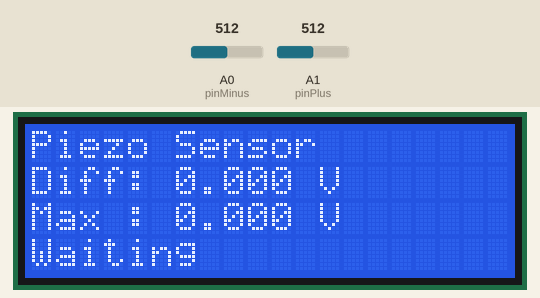
The sketch below on a simulated Arduino Zero (SAMD21). On the bench: 20×4 character LCD. Inputs (shaded band) come from the test bench; at power-on: A0 (pinMinus) = 512, A1 (pinPlus) = 512 (analog values on the 0–1023 scale). What the sketch prints to the serial monitor is not drawn.

Above: at 2.3 s.
2.4 s: A0 (pinMinus) set to 563
At 3.7 s:
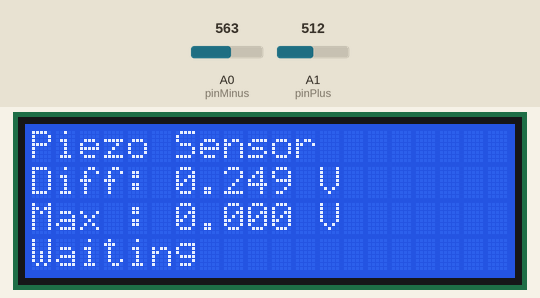
4.0 s: A0 (pinMinus) set to 590
At 4.6 s:
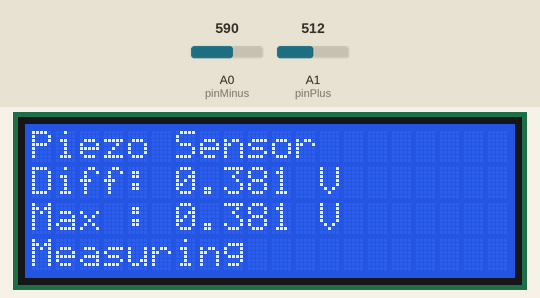
5.7 s: A0 (pinMinus) set to 541
At 6.7 s:
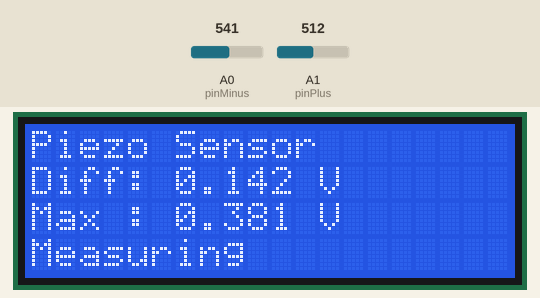
7.2 s: A0 (pinMinus) set to 524
At 8.4 s:
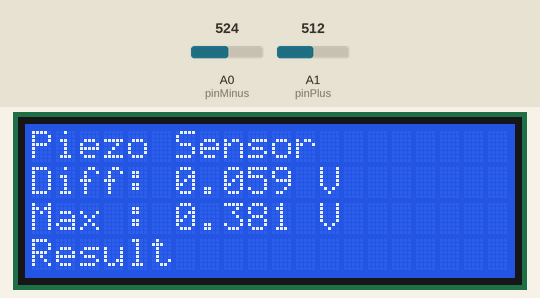
9.1 s: A1 (pinPlus) set to 574
At 9.6 s:
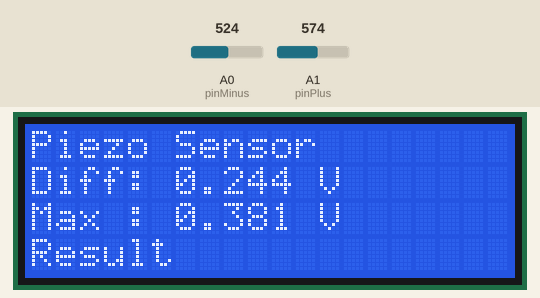
10.6 s: A1 (pinPlus) set to 603
At 11.4 s:
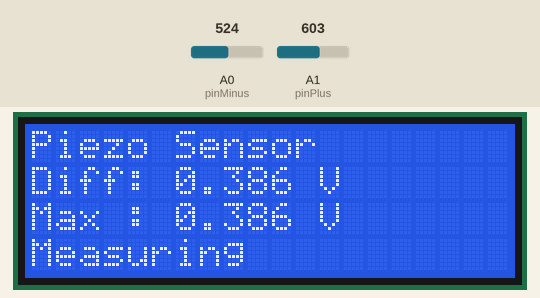
Timing chart, 0 to 13.3 s (numbered marks = the images above; inputs shaded):
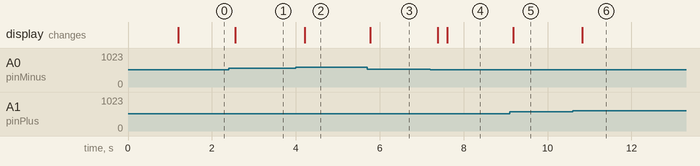

Measured:
- the behaviour switches between 573 and 574 on A0 (pinMinus) (found by bisection; images 1 and 2)
- the behaviour switches between 533 and 532 on A0 (pinMinus) (found by bisection; images 3 and 4)
- the behaviour switches between 585 and 586 on A1 (pinPlus) (found by bisection; images 5 and 6)
- after the input at 2.4 s, the display: changes after 0.16 s (image 1)
- after the input at 4.0 s, the display: changes after 0.21 s (image 2)
- after the input at 5.7 s, the display: changes after 0.07 s (image 3)
- after the input at 7.2 s, the display: first changes after 0.18 s (image 4 shows a later state)
- after the input at 9.1 s, the display: changes after 0.08 s (image 5)
- after the input at 10.6 s, the display: changes after 0.23 s (image 6)

The sketch:

sketch_sep17_v0.1.ino
```cpp
#include <Wire.h>
#include <LiquidCrystal_I2C.h>

LiquidCrystal_I2C lcd(0x27, 20, 4);

const int pinMinus = A0;
const int pinPlus  = A1;

const float VREF = 5.0;

// 开始事件
const float START_THRESHOLD = 0.30;

// 结束事件
const float END_THRESHOLD = 0.10;

// 低于结束阈值持续300 ms
const unsigned long END_TIME = 300;

// 结果保持5秒
const unsigned long HOLD_TIME = 5000;

// LCD刷新周期
const unsigned long DISPLAY_TIME = 200;

// 低通滤波系数
// 越小越平滑
const float ALPHA = 0.02;


enum State
{
  WAITING,
  CAPTURING,
  HOLDING
};

State state = WAITING;


// 静态零点
float zeroOffset = 0.0;

// 原始实时差值
float diffValue = 0.0;

// 滤波后的差值
float filteredDiff = 0.0;

// 本次事件最大原始差值
float maxDiff = 0.0;


// 时间
unsigned long belowThresholdStart = 0;
unsigned long holdStartTime = 0;
unsigned long lastDisplayTime = 0;


void setup()
{
  Serial.begin(115200);

  analogReadResolution(14);

  lcd.init();
  lcd.backlight();

  lcd.setCursor(0, 0);
  lcd.print("Calibrating...");


  // =========================
  // 开机零点校准
  // =========================

  float sum = 0.0;

  for (int i = 0; i < 200; i++)
  {
    int rawMinus = analogRead(pinMinus);
    int rawPlus  = analogRead(pinPlus);

    float vMinus = rawMinus * VREF / 16383.0;
    float vPlus  = rawPlus  * VREF / 16383.0;

    sum += (vPlus - vMinus);

    delay(5);
  }

  zeroOffset = sum / 200.0;

  filteredDiff = 0.0;

  lcd.clear();
}


void loop()
{
  // =====================================
  // 1. 读取A0、A1
  // =====================================

  int rawMinus = analogRead(pinMinus);
  int rawPlus  = analogRead(pinPlus);

  float vMinus = rawMinus * VREF / 16383.0;
  float vPlus  = rawPlus  * VREF / 16383.0;


  // =====================================
  // 2. 原始绝对差值
  // =====================================

  diffValue = fabs((vPlus - vMinus) - zeroOffset);


  // =====================================
  // 3. 对Diff进行低通滤波
  // 只用于状态判断
  // =====================================

  filteredDiff =
      ALPHA * diffValue
      + (1.0 - ALPHA) * filteredDiff;


  // =====================================
  // 4. 状态机
  // =====================================

  switch (state)
  {

    // ---------------------------------
    // 等待按压
    // ---------------------------------

    case WAITING:

      if (filteredDiff > START_THRESHOLD)
      {
        maxDiff = diffValue;

        belowThresholdStart = 0;

        state = CAPTURING;
      }

      break;


    // ---------------------------------
    // 正在测量
    // ---------------------------------

    case CAPTURING:

      // Max始终使用原始数据
      if (diffValue > maxDiff)
      {
        maxDiff = diffValue;
      }


      // 使用滤波值判断结束
      if (filteredDiff <= END_THRESHOLD)
      {
        // 第一次进入低于阈值区域
        if (belowThresholdStart == 0)
        {
          belowThresholdStart = millis();
        }

        // 连续300 ms低于阈值
        else if (millis() - belowThresholdStart >= END_TIME)
        {
          holdStartTime = millis();

          belowThresholdStart = 0;

          state = HOLDING;
        }
      }
      else
      {
        // 明显重新出现信号才重新计时
        belowThresholdStart = 0;
      }

      break;


    // ---------------------------------
    // 显示结果5秒
    // ---------------------------------

    case HOLDING:

      // 5秒内再次出现新的按压
      if (filteredDiff > START_THRESHOLD)
      {
        maxDiff = diffValue;

        belowThresholdStart = 0;

        state = CAPTURING;
      }

      // 没有新的按压
      else if (millis() - holdStartTime >= HOLD_TIME)
      {
        maxDiff = 0.0;

        state = WAITING;
      }

      break;
  }


  // =====================================
  // 5. LCD显示
  // =====================================

  if (millis() - lastDisplayTime >= DISPLAY_TIME)
  {
    lastDisplayTime = millis();


    lcd.setCursor(0, 0);
    lcd.print("Piezo Sensor        ");


    // 显示原始实时差值
    lcd.setCursor(0, 1);
    lcd.print("Diff: ");
    lcd.print(diffValue, 3);
    lcd.print(" V       ");


    // 最大差值
    lcd.setCursor(0, 2);
    lcd.print("Max : ");
    lcd.print(maxDiff, 3);
    lcd.print(" V       ");


    // 状态
    lcd.setCursor(0, 3);

    if (state == WAITING)
    {
      lcd.print("Waiting             ");
    }
    else if (state == CAPTURING)
    {
      lcd.print("Measuring           ");
    }
    else
    {
      lcd.print("Result              ");
    }


    // =====================================
    // Serial调试
    // =====================================

    Serial.print("Diff:");
    Serial.print(diffValue, 3);

    Serial.print(",Filtered:");
    Serial.print(filteredDiff, 3);

    Serial.print(",Max:");
    Serial.print(maxDiff, 3);

    Serial.print(",State:");

    if (state == WAITING)
      Serial.println("WAITING");

    else if (state == CAPTURING)
      Serial.println("CAPTURING");

    else
      Serial.println("HOLDING");
  }
}
```
